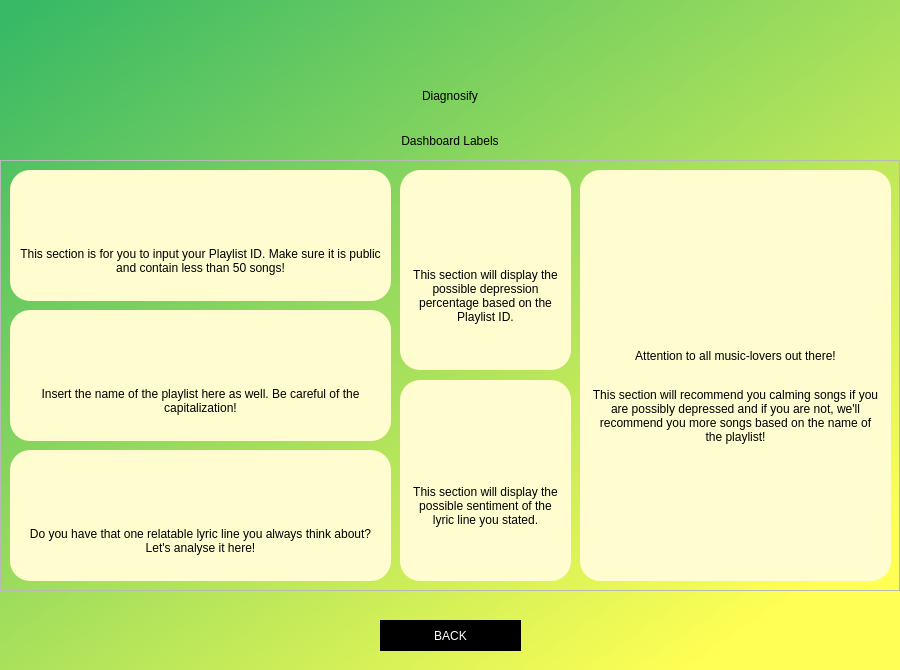
<?xml version="1.0" encoding="UTF-8"?>
<ui version="4.0">
 <class>Dialog</class>
 <widget class="QDialog" name="Dialog">
  <property name="geometry">
   <rect>
    <x>0</x>
    <y>0</y>
    <width>900</width>
    <height>670</height>
   </rect>
  </property>
  <property name="windowTitle">
   <string>Dialog</string>
  </property>
  <widget class="QWidget" name="widget" native="true">
   <property name="geometry">
    <rect>
     <x>-20</x>
     <y>-10</y>
     <width>950</width>
     <height>680</height>
    </rect>
   </property>
   <property name="styleSheet">
    <string notr="true">QWidget#widget{
background-color:qlineargradient(spread:pad, x1:0.023, y1:0.051, x2:0.853, y2:0.892045, stop:0 rgba(56, 185, 101, 255), stop:1 rgba(255, 255, 84, 255));}
</string>
   </property>
   <widget class="QLabel" name="label">
    <property name="geometry">
     <rect>
      <x>320</x>
      <y>60</y>
      <width>300</width>
      <height>91</height>
     </rect>
    </property>
    <property name="styleSheet">
     <string notr="true">color: rgb(0, 0, 0);
font: 75 40pt &quot;Gotham Bold&quot;;</string>
    </property>
    <property name="text">
     <string>Diagnosify</string>
    </property>
    <property name="alignment">
     <set>Qt::AlignCenter</set>
    </property>
   </widget>
   <widget class="QLabel" name="label_2">
    <property name="geometry">
     <rect>
      <x>440</x>
      <y>20</y>
      <width>61</width>
      <height>61</height>
     </rect>
    </property>
    <property name="styleSheet">
     <string notr="true">color: rgb(0, 0, 0);
font: 75 36pt &quot;Gotham Bold&quot;;</string>
    </property>
    <property name="text">
     <string/>
    </property>
    <property name="pixmap">
     <pixmap>new-spotify-logo-png-transparent-10059.png</pixmap>
    </property>
    <property name="scaledContents">
     <bool>true</bool>
    </property>
    <property name="alignment">
     <set>Qt::AlignCenter</set>
    </property>
   </widget>
   <widget class="QLabel" name="notification">
    <property name="geometry">
     <rect>
      <x>320</x>
      <y>140</y>
      <width>300</width>
      <height>21</height>
     </rect>
    </property>
    <property name="styleSheet">
     <string notr="true">color: rgb(0, 0, 0);
font: 75 11pt &quot;Gotham Bold&quot;;</string>
    </property>
    <property name="text">
     <string>Dashboard Labels</string>
    </property>
    <property name="alignment">
     <set>Qt::AlignCenter</set>
    </property>
   </widget>
   <widget class="QFrame" name="frame_2">
    <property name="geometry">
     <rect>
      <x>20</x>
      <y>170</y>
      <width>900</width>
      <height>431</height>
     </rect>
    </property>
    <property name="styleSheet">
     <string notr="true"/>
    </property>
    <property name="frameShape">
     <enum>QFrame::StyledPanel</enum>
    </property>
    <property name="frameShadow">
     <enum>QFrame::Raised</enum>
    </property>
    <widget class="QFrame" name="frame">
     <property name="geometry">
      <rect>
       <x>10</x>
       <y>10</y>
       <width>381</width>
       <height>131</height>
      </rect>
     </property>
     <property name="styleSheet">
      <string notr="true">background-color: rgb(255, 253, 208);
border-radius:20px;</string>
     </property>
     <property name="frameShape">
      <enum>QFrame::StyledPanel</enum>
     </property>
     <property name="frameShadow">
      <enum>QFrame::Raised</enum>
     </property>
     <widget class="QLabel" name="label_9">
      <property name="geometry">
       <rect>
        <x>170</x>
        <y>20</y>
        <width>41</width>
        <height>41</height>
       </rect>
      </property>
      <property name="styleSheet">
       <string notr="true">color: rgb(0, 0, 0);
font: 57 12pt &quot;Gotham&quot;;</string>
      </property>
      <property name="text">
       <string/>
      </property>
      <property name="pixmap">
       <pixmap>search-engine.png</pixmap>
      </property>
      <property name="scaledContents">
       <bool>true</bool>
      </property>
      <property name="alignment">
       <set>Qt::AlignCenter</set>
      </property>
      <property name="wordWrap">
       <bool>true</bool>
      </property>
     </widget>
     <widget class="QLabel" name="label_5">
      <property name="geometry">
       <rect>
        <x>10</x>
        <y>70</y>
        <width>361</width>
        <height>41</height>
       </rect>
      </property>
      <property name="styleSheet">
       <string notr="true">color: rgb(0, 0, 0);
font: 25 10pt &quot;Gotham&quot;;</string>
      </property>
      <property name="text">
       <string>This section is for you to input your Playlist ID. Make sure it is public and contain less than 50 songs!</string>
      </property>
      <property name="alignment">
       <set>Qt::AlignCenter</set>
      </property>
      <property name="wordWrap">
       <bool>true</bool>
      </property>
     </widget>
    </widget>
    <widget class="QFrame" name="frame_3">
     <property name="geometry">
      <rect>
       <x>580</x>
       <y>10</y>
       <width>311</width>
       <height>411</height>
      </rect>
     </property>
     <property name="styleSheet">
      <string notr="true">background-color: rgb(255, 253, 208);
border-radius:20px;</string>
     </property>
     <property name="frameShape">
      <enum>QFrame::StyledPanel</enum>
     </property>
     <property name="frameShadow">
      <enum>QFrame::Raised</enum>
     </property>
     <widget class="QLabel" name="label_13">
      <property name="geometry">
       <rect>
        <x>130</x>
        <y>120</y>
        <width>51</width>
        <height>41</height>
       </rect>
      </property>
      <property name="styleSheet">
       <string notr="true">color: rgb(0, 0, 0);
font: 57 12pt &quot;Gotham&quot;;</string>
      </property>
      <property name="text">
       <string/>
      </property>
      <property name="pixmap">
       <pixmap>sound-waves.png</pixmap>
      </property>
      <property name="scaledContents">
       <bool>true</bool>
      </property>
      <property name="alignment">
       <set>Qt::AlignCenter</set>
      </property>
      <property name="wordWrap">
       <bool>true</bool>
      </property>
     </widget>
     <widget class="QLabel" name="recommender">
      <property name="geometry">
       <rect>
        <x>10</x>
        <y>200</y>
        <width>291</width>
        <height>91</height>
       </rect>
      </property>
      <property name="styleSheet">
       <string notr="true">font: 25 10pt &quot;Gotham&quot;;</string>
      </property>
      <property name="text">
       <string>This section will recommend you calming songs if you are possibly depressed and if you are not, we'll recommend you more songs based on the name of the playlist!</string>
      </property>
      <property name="alignment">
       <set>Qt::AlignCenter</set>
      </property>
      <property name="wordWrap">
       <bool>true</bool>
      </property>
     </widget>
     <widget class="QLabel" name="recommender_2">
      <property name="geometry">
       <rect>
        <x>20</x>
        <y>170</y>
        <width>271</width>
        <height>31</height>
       </rect>
      </property>
      <property name="styleSheet">
       <string notr="true">font: 25 10pt &quot;Gotham&quot;;</string>
      </property>
      <property name="text">
       <string>Attention to all music-lovers out there!</string>
      </property>
      <property name="alignment">
       <set>Qt::AlignCenter</set>
      </property>
      <property name="wordWrap">
       <bool>true</bool>
      </property>
     </widget>
    </widget>
    <widget class="QFrame" name="frame_4">
     <property name="geometry">
      <rect>
       <x>10</x>
       <y>290</y>
       <width>381</width>
       <height>131</height>
      </rect>
     </property>
     <property name="styleSheet">
      <string notr="true">background-color: rgb(255, 253, 208);
border-radius:20px;</string>
     </property>
     <property name="frameShape">
      <enum>QFrame::StyledPanel</enum>
     </property>
     <property name="frameShadow">
      <enum>QFrame::Raised</enum>
     </property>
     <widget class="QLabel" name="label_8">
      <property name="geometry">
       <rect>
        <x>170</x>
        <y>20</y>
        <width>41</width>
        <height>41</height>
       </rect>
      </property>
      <property name="styleSheet">
       <string notr="true">color: rgb(0, 0, 0);
font: 57 12pt &quot;Gotham&quot;;</string>
      </property>
      <property name="text">
       <string/>
      </property>
      <property name="pixmap">
       <pixmap>song-lyrics.png</pixmap>
      </property>
      <property name="scaledContents">
       <bool>true</bool>
      </property>
      <property name="alignment">
       <set>Qt::AlignCenter</set>
      </property>
      <property name="wordWrap">
       <bool>true</bool>
      </property>
     </widget>
     <widget class="QLabel" name="label_11">
      <property name="geometry">
       <rect>
        <x>10</x>
        <y>70</y>
        <width>361</width>
        <height>41</height>
       </rect>
      </property>
      <property name="styleSheet">
       <string notr="true">color: rgb(0, 0, 0);
font: 25 10pt &quot;Gotham&quot;;</string>
      </property>
      <property name="text">
       <string>Do you have that one relatable lyric line you always think about? Let's analyse it here!</string>
      </property>
      <property name="alignment">
       <set>Qt::AlignCenter</set>
      </property>
      <property name="wordWrap">
       <bool>true</bool>
      </property>
     </widget>
    </widget>
    <widget class="QFrame" name="frame_5">
     <property name="geometry">
      <rect>
       <x>400</x>
       <y>10</y>
       <width>171</width>
       <height>200</height>
      </rect>
     </property>
     <property name="styleSheet">
      <string notr="true">background-color: rgb(255, 253, 208);
border-radius:20px;</string>
     </property>
     <property name="frameShape">
      <enum>QFrame::StyledPanel</enum>
     </property>
     <property name="frameShadow">
      <enum>QFrame::Raised</enum>
     </property>
     <widget class="QLabel" name="label_3">
      <property name="geometry">
       <rect>
        <x>60</x>
        <y>40</y>
        <width>51</width>
        <height>41</height>
       </rect>
      </property>
      <property name="text">
       <string/>
      </property>
      <property name="pixmap">
       <pixmap>theatre.png</pixmap>
      </property>
      <property name="scaledContents">
       <bool>true</bool>
      </property>
     </widget>
     <widget class="QLabel" name="label_7">
      <property name="geometry">
       <rect>
        <x>10</x>
        <y>90</y>
        <width>151</width>
        <height>71</height>
       </rect>
      </property>
      <property name="styleSheet">
       <string notr="true">color: rgb(0, 0, 0);
font: 25 10pt &quot;Gotham&quot;;</string>
      </property>
      <property name="text">
       <string>This section will display the possible depression percentage based on the Playlist ID.</string>
      </property>
      <property name="alignment">
       <set>Qt::AlignCenter</set>
      </property>
      <property name="wordWrap">
       <bool>true</bool>
      </property>
     </widget>
    </widget>
    <widget class="QFrame" name="frame_6">
     <property name="geometry">
      <rect>
       <x>10</x>
       <y>150</y>
       <width>381</width>
       <height>131</height>
      </rect>
     </property>
     <property name="styleSheet">
      <string notr="true">background-color: rgb(255, 253, 208);
border-radius:20px;</string>
     </property>
     <property name="frameShape">
      <enum>QFrame::StyledPanel</enum>
     </property>
     <property name="frameShadow">
      <enum>QFrame::Raised</enum>
     </property>
     <widget class="QLabel" name="label_10">
      <property name="geometry">
       <rect>
        <x>170</x>
        <y>20</y>
        <width>41</width>
        <height>41</height>
       </rect>
      </property>
      <property name="styleSheet">
       <string notr="true">color: rgb(0, 0, 0);
font: 57 12pt &quot;Gotham&quot;;</string>
      </property>
      <property name="text">
       <string/>
      </property>
      <property name="pixmap">
       <pixmap>music-album.png</pixmap>
      </property>
      <property name="scaledContents">
       <bool>true</bool>
      </property>
      <property name="alignment">
       <set>Qt::AlignCenter</set>
      </property>
      <property name="wordWrap">
       <bool>true</bool>
      </property>
     </widget>
     <widget class="QLabel" name="label_6">
      <property name="geometry">
       <rect>
        <x>20</x>
        <y>70</y>
        <width>341</width>
        <height>41</height>
       </rect>
      </property>
      <property name="styleSheet">
       <string notr="true">color: rgb(0, 0, 0);
font: 25 10pt &quot;Gotham&quot;;</string>
      </property>
      <property name="text">
       <string>Insert the name of the playlist here as well. Be careful of the capitalization!</string>
      </property>
      <property name="alignment">
       <set>Qt::AlignCenter</set>
      </property>
      <property name="wordWrap">
       <bool>true</bool>
      </property>
     </widget>
    </widget>
    <widget class="QFrame" name="frame_7">
     <property name="geometry">
      <rect>
       <x>400</x>
       <y>220</y>
       <width>171</width>
       <height>201</height>
      </rect>
     </property>
     <property name="styleSheet">
      <string notr="true">background-color: rgb(255, 253, 208);
border-radius:20px;</string>
     </property>
     <property name="frameShape">
      <enum>QFrame::StyledPanel</enum>
     </property>
     <property name="frameShadow">
      <enum>QFrame::Raised</enum>
     </property>
     <widget class="QLabel" name="label_12">
      <property name="geometry">
       <rect>
        <x>65</x>
        <y>40</y>
        <width>41</width>
        <height>41</height>
       </rect>
      </property>
      <property name="styleSheet">
       <string notr="true">color: rgb(0, 0, 0);
font: 57 12pt &quot;Gotham&quot;;</string>
      </property>
      <property name="text">
       <string/>
      </property>
      <property name="pixmap">
       <pixmap>doubts-button.png</pixmap>
      </property>
      <property name="scaledContents">
       <bool>true</bool>
      </property>
      <property name="alignment">
       <set>Qt::AlignCenter</set>
      </property>
      <property name="wordWrap">
       <bool>true</bool>
      </property>
     </widget>
     <widget class="QLabel" name="label_14">
      <property name="geometry">
       <rect>
        <x>10</x>
        <y>90</y>
        <width>151</width>
        <height>71</height>
       </rect>
      </property>
      <property name="styleSheet">
       <string notr="true">color: rgb(0, 0, 0);
font: 25 10pt &quot;Gotham&quot;;</string>
      </property>
      <property name="text">
       <string>This section will display the possible sentiment of the lyric line you stated.</string>
      </property>
      <property name="alignment">
       <set>Qt::AlignCenter</set>
      </property>
      <property name="wordWrap">
       <bool>true</bool>
      </property>
     </widget>
    </widget>
   </widget>
   <widget class="QPushButton" name="back">
    <property name="geometry">
     <rect>
      <x>400</x>
      <y>630</y>
      <width>141</width>
      <height>31</height>
     </rect>
    </property>
    <property name="styleSheet">
     <string notr="true">QPushButton#back{
border-radius:70px;
background-color: rgb(0, 0, 0);
font: 75 12pt &quot;Gotham Bold&quot;;
color: rgb(255, 255, 255);}

QPushButton#back:hover{
	background-color: rgb(255, 255, 255);
	color: rgb(0, 0, 0);
}</string>
    </property>
    <property name="text">
     <string>BACK</string>
    </property>
   </widget>
  </widget>
 </widget>
 <resources/>
 <connections/>
</ui>
